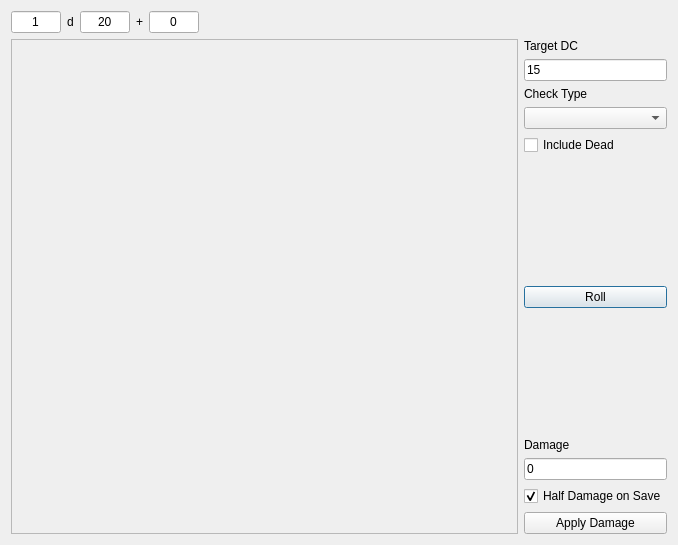
<?xml version="1.0" encoding="UTF-8"?>
<ui version="4.0">
 <class>DiceRollDialogCombatants</class>
 <widget class="QDialog" name="DiceRollDialogCombatants">
  <property name="geometry">
   <rect>
    <x>0</x>
    <y>0</y>
    <width>678</width>
    <height>545</height>
   </rect>
  </property>
  <property name="windowTitle">
   <string>Dice Rolling Dialog</string>
  </property>
  <property name="styleSheet">
   <string notr="true">background-image: url(:/img/data/parchment.jpg);</string>
  </property>
  <layout class="QGridLayout" name="gridLayout">
   <item row="0" column="0">
    <layout class="QHBoxLayout" name="horizontalLayout">
     <item>
      <widget class="QLineEdit" name="editDiceCount">
       <property name="sizePolicy">
        <sizepolicy hsizetype="Preferred" vsizetype="Fixed">
         <horstretch>0</horstretch>
         <verstretch>0</verstretch>
        </sizepolicy>
       </property>
       <property name="maximumSize">
        <size>
         <width>50</width>
         <height>16777215</height>
        </size>
       </property>
       <property name="toolTip">
        <string>The number of dice to roll</string>
       </property>
       <property name="text">
        <string>1</string>
       </property>
       <property name="alignment">
        <set>Qt::AlignCenter</set>
       </property>
      </widget>
     </item>
     <item>
      <widget class="QLabel" name="label_3">
       <property name="text">
        <string>d</string>
       </property>
      </widget>
     </item>
     <item>
      <widget class="QLineEdit" name="editDiceType">
       <property name="sizePolicy">
        <sizepolicy hsizetype="Preferred" vsizetype="Fixed">
         <horstretch>0</horstretch>
         <verstretch>0</verstretch>
        </sizepolicy>
       </property>
       <property name="maximumSize">
        <size>
         <width>50</width>
         <height>16777215</height>
        </size>
       </property>
       <property name="toolTip">
        <string>The type of dice to roll</string>
       </property>
       <property name="text">
        <string>20</string>
       </property>
       <property name="alignment">
        <set>Qt::AlignCenter</set>
       </property>
      </widget>
     </item>
     <item>
      <widget class="QLabel" name="label_2">
       <property name="text">
        <string>+</string>
       </property>
      </widget>
     </item>
     <item>
      <widget class="QLineEdit" name="editBonus">
       <property name="sizePolicy">
        <sizepolicy hsizetype="Preferred" vsizetype="Fixed">
         <horstretch>0</horstretch>
         <verstretch>0</verstretch>
        </sizepolicy>
       </property>
       <property name="maximumSize">
        <size>
         <width>50</width>
         <height>16777215</height>
        </size>
       </property>
       <property name="toolTip">
        <string>The modifier for the roll</string>
       </property>
       <property name="text">
        <string>0</string>
       </property>
       <property name="alignment">
        <set>Qt::AlignCenter</set>
       </property>
      </widget>
     </item>
     <item>
      <spacer name="horizontalSpacer">
       <property name="orientation">
        <enum>Qt::Horizontal</enum>
       </property>
       <property name="sizeType">
        <enum>QSizePolicy::MinimumExpanding</enum>
       </property>
       <property name="sizeHint" stdset="0">
        <size>
         <width>40</width>
         <height>20</height>
        </size>
       </property>
      </spacer>
     </item>
    </layout>
   </item>
   <item row="1" column="0">
    <layout class="QHBoxLayout" name="horizontalLayout_2">
     <item>
      <widget class="QScrollArea" name="scrollArea">
       <property name="widgetResizable">
        <bool>true</bool>
       </property>
       <widget class="QWidget" name="scrollAreaWidgetContents">
        <property name="geometry">
         <rect>
          <x>0</x>
          <y>0</y>
          <width>452</width>
          <height>479</height>
         </rect>
        </property>
       </widget>
      </widget>
     </item>
     <item>
      <layout class="QVBoxLayout" name="verticalLayout">
       <item>
        <widget class="QLabel" name="label_4">
         <property name="text">
          <string>Target DC</string>
         </property>
        </widget>
       </item>
       <item>
        <widget class="QLineEdit" name="edtTarget">
         <property name="sizePolicy">
          <sizepolicy hsizetype="Preferred" vsizetype="Fixed">
           <horstretch>0</horstretch>
           <verstretch>0</verstretch>
          </sizepolicy>
         </property>
         <property name="toolTip">
          <string>The target DC to evaluate the dice roll as a saving throw or ability check</string>
         </property>
         <property name="text">
          <string>15</string>
         </property>
        </widget>
       </item>
       <item>
        <widget class="QLabel" name="label">
         <property name="text">
          <string>Check Type</string>
         </property>
        </widget>
       </item>
       <item>
        <widget class="QComboBox" name="cmbType">
         <property name="toolTip">
          <string>The specific check or saving throw to be used. Modifiers for all combatants will be taken from their descriptions</string>
         </property>
        </widget>
       </item>
       <item>
        <widget class="QCheckBox" name="chkIncludeDead">
         <property name="toolTip">
          <string>Determines whether dead combatants are shown and included or not</string>
         </property>
         <property name="text">
          <string>Include Dead</string>
         </property>
        </widget>
       </item>
       <item>
        <spacer name="verticalSpacer">
         <property name="orientation">
          <enum>Qt::Vertical</enum>
         </property>
         <property name="sizeHint" stdset="0">
          <size>
           <width>20</width>
           <height>40</height>
          </size>
         </property>
        </spacer>
       </item>
       <item>
        <widget class="QPushButton" name="btnRoll">
         <property name="toolTip">
          <string>Roll and evaluate the saving throw or ability check</string>
         </property>
         <property name="text">
          <string>Roll</string>
         </property>
         <property name="default">
          <bool>true</bool>
         </property>
        </widget>
       </item>
       <item>
        <spacer name="verticalSpacer_2">
         <property name="orientation">
          <enum>Qt::Vertical</enum>
         </property>
         <property name="sizeHint" stdset="0">
          <size>
           <width>20</width>
           <height>40</height>
          </size>
         </property>
        </spacer>
       </item>
       <item>
        <widget class="QLabel" name="label_5">
         <property name="text">
          <string>Damage</string>
         </property>
        </widget>
       </item>
       <item>
        <widget class="QLineEdit" name="edtDamage">
         <property name="sizePolicy">
          <sizepolicy hsizetype="Preferred" vsizetype="Fixed">
           <horstretch>0</horstretch>
           <verstretch>0</verstretch>
          </sizepolicy>
         </property>
         <property name="toolTip">
          <string>The total damage to apply to those failing their saving throw or ability check</string>
         </property>
         <property name="text">
          <string>0</string>
         </property>
        </widget>
       </item>
       <item>
        <widget class="QCheckBox" name="chkHalfDamage">
         <property name="toolTip">
          <string>Whether combatants receive half damage or no damage on a successful saving throw or ability check</string>
         </property>
         <property name="text">
          <string>Half Damage on Save</string>
         </property>
         <property name="checked">
          <bool>true</bool>
         </property>
        </widget>
       </item>
       <item>
        <widget class="QPushButton" name="btnDamage">
         <property name="toolTip">
          <string>Apply the damage to those combatants who failed their saving throw or ability check</string>
         </property>
         <property name="text">
          <string>Apply Damage</string>
         </property>
        </widget>
       </item>
      </layout>
     </item>
    </layout>
   </item>
  </layout>
 </widget>
 <resources/>
 <connections/>
</ui>
